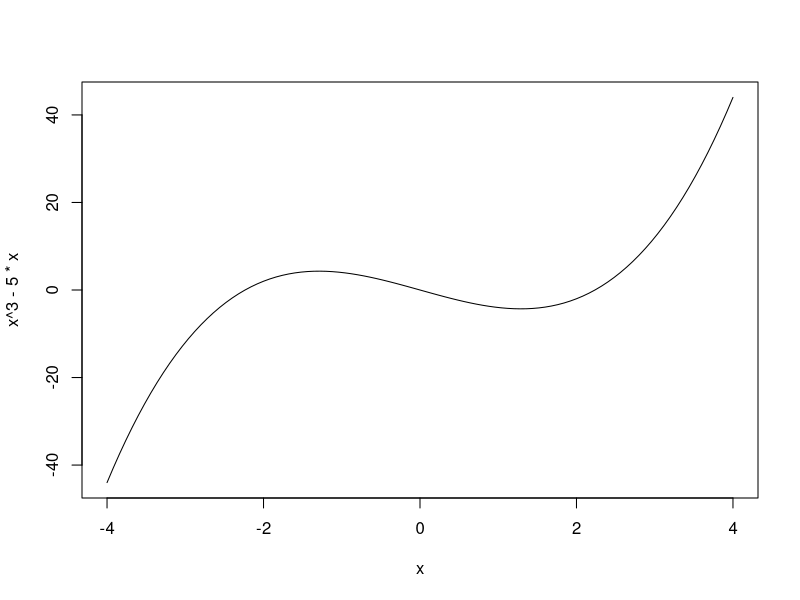
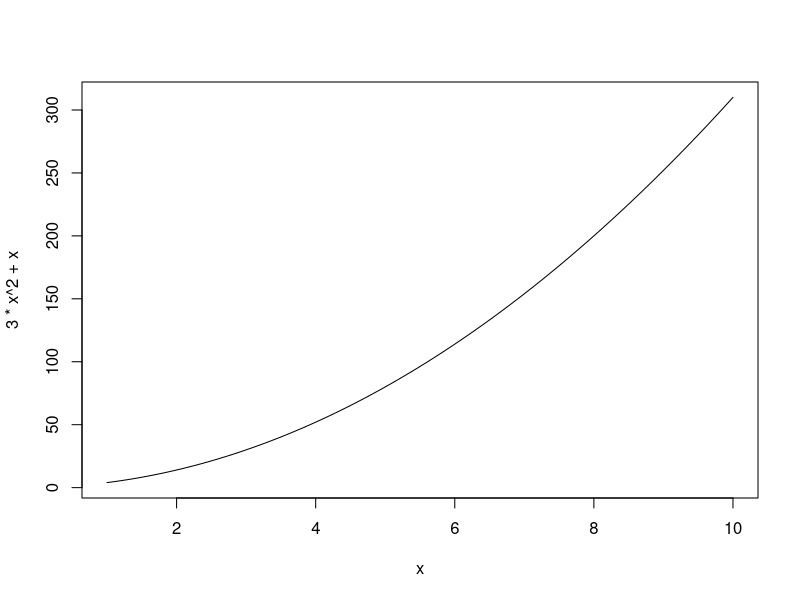
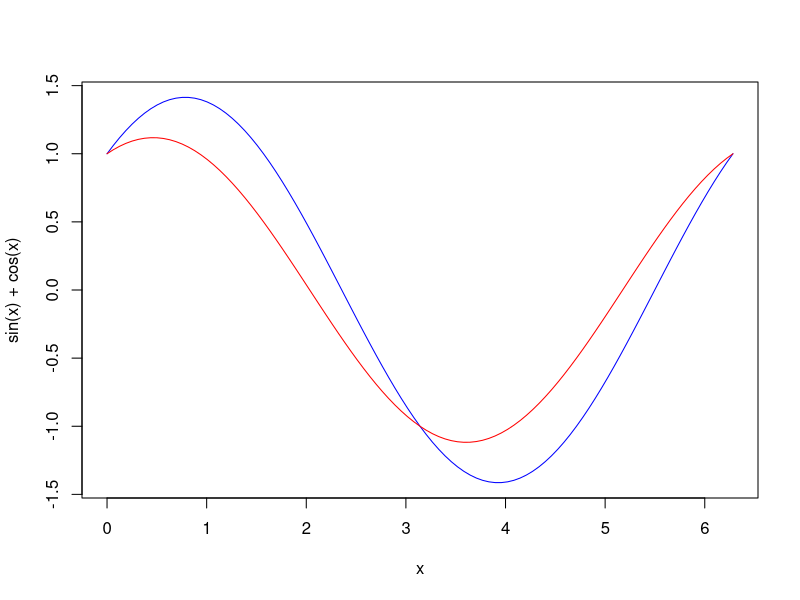
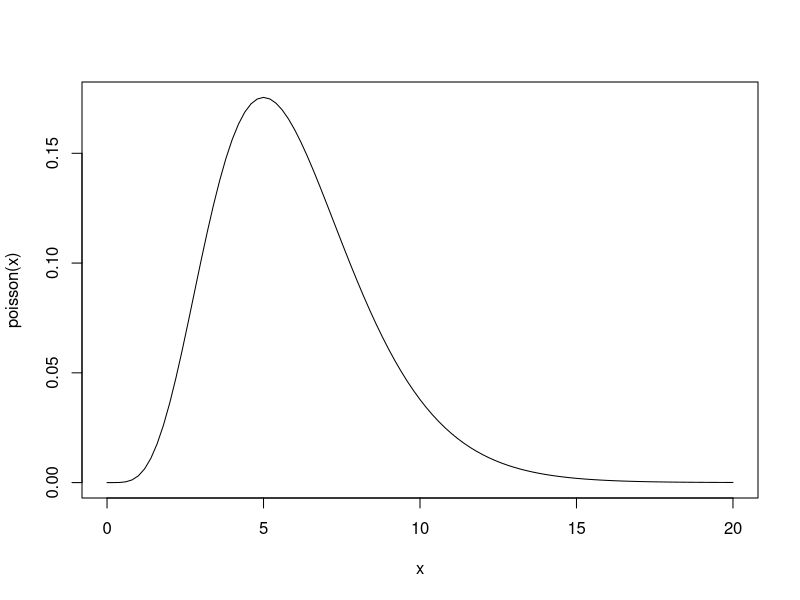
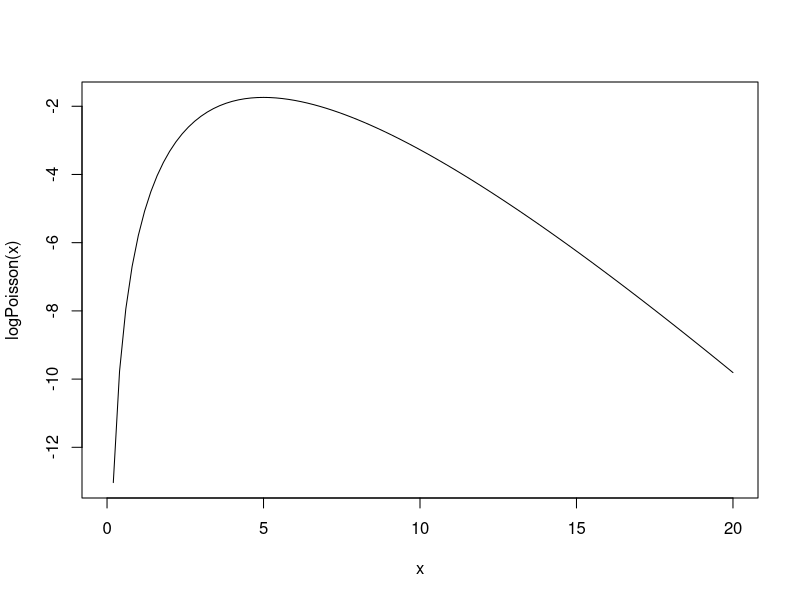
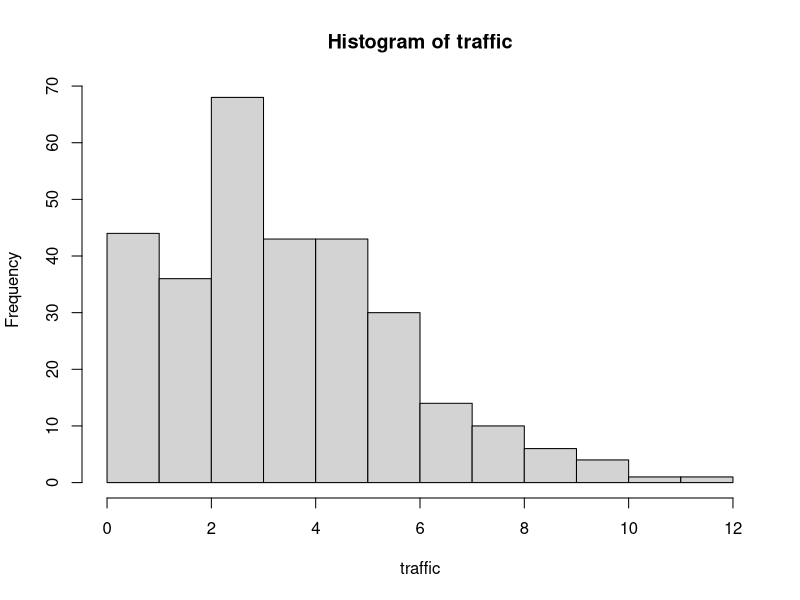
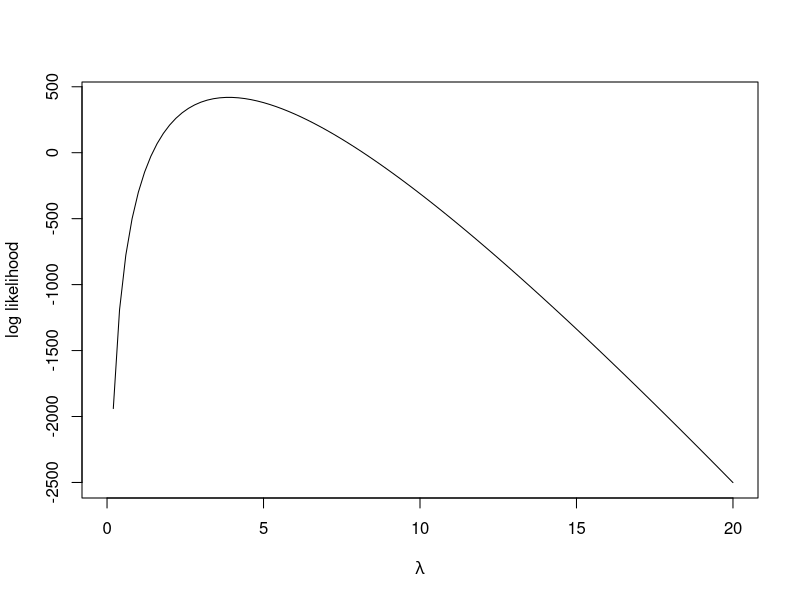

The R script that drew these images, in order: (Note: this script raises an error after producing the figures.)
#
# PRACTICAL 1-2: 1-3: Likelihood Inference
# ---------------------------------
#
#
# We have seen in lectures that the MLEs for the parameters of several common 
# distributions can be found in closed form. However, in general, the problem is 
# not guaranteed to be so easy with a simple closed-form result. Therefore, in 
# these situations, we will have to find and maximise the likelihood numerically.


#  *  You will need the following skills from previous practicals:
#     *   Basic R skills with arithmetic, functions, etc
#     *   Manipulating and creating vectors: `c`, `seq`,
#     *   Calculating data summaries: `mean`, `sum`, `length`
#     *   Drawing a histogram with `hist`, and adding simple lines to plots `abline`
#     *   Customising plots using `col`our
#  *  New R techniques:
#     *   Drawing a plot of a simple function using `curve`
#     *   Optimising a function with `optim`
#     *   Extracting named elements of a list using the `$` operator



#
#
# 1. The Poisson Likelihood
# ==================================================================================
#
# Our likelihood calculations begin with writing down the likelihood function of our
# data. For a single observation $X=x$ from a Poisson distribution, the likelihood is
# the the probability of observing $X=x$ written as a function of the parameter lambda:
# 
# l(lambda) = P[X=x | lambda] = (e^{-lambda} lambda^x)/(x!).
# 
# To begin with, suppose we observe a count of X=5.


#
# Exercise:
# ~~~~~~~~~~~~~
# * Write a simple function called `poisson` that takes arguments `lambda` 
#    which evaluates the Poisson probability P[X=5 | lambda].
#   Hint: You will need the `exp` and `factorial` functions.
# * Evaluate the Poisson probability for X=5 when lambda=7 - you should get a 
#   value of 0.1277167.



'poisson' <- function(lambda){
  p <- exp(-lambda)*lambda^5/factorial(5)
  return(p)
}
poisson(7)




# What we have just created is the likelihood function, l(lambda), for the Poisson
# parameter lambda given a single observation of X=5.
# 
# Before we consider a larger data problem, let's briefly explore this simplest case
# of a Poisson likelihood. Let's begin with a plot of the likelihood function itself.


# ^^^^^^^^^^^^^^^^^^^^^^^^^^^^^^^^^^^^^^^^^^^^^^^^^^^^^^^^^^^^^^^^^^^^^^^^^^^^^^^^^^^^^^^^^^^^^^^
# ^ TECHNIQUE: 
# ^ 
# ^ **Using `curve` to plot a funtion**
# ^ 
# ^ Given an expression for a function f(x), we can plot the values of f for various 
# ^ values of x in a given range. This can be accomplished using an R function called
# ^ `curve`. The main syntax for `curve` is as follows:
# ^ 
# ^ curve(expr, from = NULL, to = NULL, add = FALSE,...)
# ^ 
# ^ The arguments are:
# ^ * expr: an expression or function in a variable x which evaluates to the function
# ^          to be drawn. Examples include `sin(x)` or `x+3*x^2`
# ^  * from, `to`: specifies the range of `x` for which the function will be plotted
# ^  * add: if `TRUE` the graph will be added to an existing plot; if `FALSE` a new 
# ^         plot will be created
# ^  * ...: any of the standard plot customisation arguments can be given here 
# ^         (e.g. `col` for colour, `lty` for line type, `lwd` for line width)
# ^ 
# ^^^^^^^^^^^^^^^^^^^^^^^^^^^^^^^^^^^^^^^^^^^^^^^^^^^^^^^^^^^^^^^^^^^^^^^^^^^^^^^^^^^^^^^^^^^^^^^
        

# For example, the following code when evaluated produces the plot below:
# 
  curve(x^3 - 5*x, from = -4, to = 4)



#
# Exercise:
# ~~~~~~~~~~~~~
# * Try out using `curve` to draw a quick plot of the following functions:
#   * f(x)=3x^2+x over [0,10]
#   * f(x)=sin(x)+cos(x)$ over [0,2pi] as a blue curve. 
#      Note: R defines `pi` as the constant pi
#   * Use the `add=TRUE` option to superimpose g(x)=0.5sin(x)+cos(x) as a red 
#      curve over [0,2pi] on the previous plot.
# * Now, use `curve`  and your `poisson` function to draw a plot of your Poisson
#      likelihood for lambda in [0.1, 20].
# * By eye, what is the value lambdahat of lambda which maximises the 
#      likelihood?


curve(  3*x^2 + x, from=1, to=10)
curve(sin(x)+cos(x), from=0, to=2*pi, col='blue')
curve(0.5*sin(x)+cos(x), from=0, to=2*pi, add=TRUE, col='red')

curve(poisson(x), from=0, to=20)




# Typically, we usually work with the log-likelihood L(lambda)=log l(lambda),
# rather than the likelihood itself. This can often make the mathematical
# maximisation simpler, the numerical computations more stable, and it is also
# intrinsically connected to the idea of *information* and variance (which we will
# consider later).


#
# Exercise:
# ~~~~~~~~~~~~~
#
# * Modify your `poisson` function to compute the logarithm of the Poisson 
#   probability, and call this new function `logPoisson`. You will need to use the
#   `log` function.
# * Re-draw the plot to show the log-likelihood against lambda. Do you find the same
#   maximum value lambdahat?

  
'logPoisson' <- function(lambda){
  ## lazy way
  #p <- log(exp(-lambda)*lambda^5/factorial(5))
  ## lazier way
  #p <- log(poisson(lambda))
  ## smarter way
  p <- -lambda+5*log(lambda)-log(factorial(5))
  return(p)
}
curve(logPoisson(x), from=0, to=20)




#
#
# 2.  Likelihood methods for real data
# ==================================================================================
#
# 
# The Poisson distribution has been used by traffic engineers as a model for light 
# traffic. This assumption is based on the rationale that if the rate is approximately
# constant and the traffic is light (so the individual cars move independently of 
# each other), then the distribution of counts of cars in a given time interval or 
# space area should be nearly Poisson (Gerlough and Schuhl 1955).
# 
# The following table shows the number of right turns during three hundred 3-minute
# intervals at a specific junction.


traffic <- rep(0:12, c(14,30,36,68,43,43,30,14,10,6,4,1,1))

# Note that we interpret these data as 14 observations of the value 0, 
# 30 observations of the value 1, and so forth.


#
# Exercise:
# ~~~~~~~~~~~~~
#
# * Evaluate the piece of code above to create the vector `traffic` corresponding to the above data set.
# * Plot a `hist`ogram of the data. Does an assumption of a Poisson distribution appear reasonable?




hist(traffic)
## we would expect a skewed distribution with a long tail to the right
## mostly, this looks okay, though perhaps a few more observations at zero than we might expect




# If we suppose a Poisson distribution might be a good choice of distribution for
# this dataset, we still need to find out _which_ particular Poisson distribution 
# is best by estimating the parameter lambda.
# 
# Let's begin by constructing the likelihood and log-likelihood functions for this
# data set of 300 observations. Assuming that the observations x_1, ..., x_300 
# can be treated as 300 i.i.d. values from Po(lambda), the log-likelihood 
# function for the entire sample is:
# 
# L(lambda) = -nlambda +(sum_{i=1}^n x_i ) log lambda ,
# 
# up to an additive constant from the factorial terms (which we know we can ignore 
# for the purposes of these calculations).

#
# Exercise:
# ~~~~~~~~~~~~~
#
#  * Write a new functions `logLike` with a single parameter `lambda`, which 
# evaluates the log-likelihood expression above for the `traffic` data and 
# the supplied values of `lambda`.
# _Hint_: Use `length` and `sum` to compute the summary statistics.
#  * Evaluate the data log-likelihood for all lambda in `lambdavals` and plot the 
#  log-likelihood against lambda. Without further calculations, use the plot to 
#  have a guess at the maximum likelihood estimate lambdahat -- 
#  we'll check this later!


'logLike' <- function(lambda){
  n <- length(traffic)
  s <- sum(traffic)
  ll <- -n*lambda + s*log(lambda)
  return(ll)
}

curve(logLike(x), from=0,to=20, xlab=expression(lambda),ylab='log likelihood')






#
# 2.1 Maximising the likelihood
# ----------------------------------------------------------------------------------
# 
# 
# The maximum likelihood estimate (MLE) lambdahat for the lambda parameter of the
# Poisson distribution is the value of lambda which maximises the likelihood
# 
# lambdahat = argmax_lambda l(lambda)= argmax_lambda L(lambda).
# 
# Therefore to find the MLE, we must maximise l or L. We know we can do this 
# analytically for certain common distributions, but in general we'll have to 
# optimise the function numerically instead. For such problems, `R` provides 
# various functions to perform a numerical optimisation of a give function 
# (even one we have defined ourself). The function we will focus on is `optim`:
#   


# ^^^^^^^^^^^^^^^^^^^^^^^^^^^^^^^^^^^^^^^^^^^^^^^^^^^^^^^^^^^^^^^^^^^^^^^^^^^^^^^^^^^^^^^^^^^^^^^
# ^ TECHNIQUE: 
# ^ 
# ^ 
# ^ `R` offers several optimisation functions, however the one we shall be using 
# ^ today is `optim` which is one of the most general optimisation functions. 
# ^ This generality comes at the price of having a lot of optional parameters that
# ^ need to be specified.
# ^ 
# ^ For our purposes, we're doing a 1-dimensional optimisation of a given function 
# ^ named `logLike`. So the syntax we will use to _maximise_ we call optim  as follows
# ^ 

optim(start, logLike, lower=lwr, upper=upr, method='Brent', control=list(fnscale=-1))

# ^ 
# ^ The arguments are:
# ^    * `start` : an initial value for lambda at which to start the optimisation.
# ^                *Replace this with a sensible value.*
# ^    * `logLike` : this is the function we're optimising. In general, we can 
# ^               replace this with any other function.
# ^ * `lower=lwr, upper=upr` : lower and upper bounds to our search for lambdahat.
# ^               *Replace `lwr` and `upr`  with appropriate numerical values*;
# ^               an obvious choice for this problem is the min and max of our data.
# ^ * `method='Brent'` : this selects an appropriate optimisation algorithm for a 1-D 
# ^               optimisation between specified bounds. Other options are available
# ^               for other classes of optimisation problem.
# ^ * `control=list(fnscale=-1)` : this looks rather strange, but is simply telling
# ^               `optim` to *max*imise the given function, rather than *min*imise
# ^               which is the default (it's instructing R to scale the function
# ^               by a factor of $-1$ and minimise the result).
# ^ 
# ^ `optim` returns a number of values in the form of a list. The relevant components are:
# ^ 
# ^    * `par` : the optimal value of the parameter
# ^    * `value` : the optimum of the function being optimised.
# ^    * `convergence`: if `0` this indicates that the optimisation has completed successfully.
# ^ 
# ^^^^^^^^^^^^^^^^^^^^^^^^^^^^^^^^^^^^^^^^^^^^^^^^^^^^^^^^^^^^^^^^^^^^^^^^^^^^^^^^^^^^^^^^^^^^^^^


#
# Exercise:
# ~~~~~~~~~~~~~
#
#   * Use `optim` to maximise the `logLike` function. You should choose an 
#     appropriate initial value for lambda, as well as sensible `upper` and 
#     `lower` bounds.
#   * What value of lambdahat do you obtain? How does this compare to 
#     your guess at the MLE?
#   * We know from lectures that the lambdahat = Xbar -- evaluate the 
#     sample mean of the `traffic` data. Does this agree with your results from
#     directly maximising the log-likelihood?


ret <- optim(1, logLike, lower=0, upper=12, method='Brent', control=list(fnscale=-1))
ret$par
mean(traffic)
# perfect agreement


# You should see output something like this:

## $par
## [1] 3.893333
## 
## $value
## [1] 419.6223
## 
## $counts
## function gradient 
##       NA       NA 
## 
## $convergence
## [1] 0
## 
## $message
## NULL



# ^^^^^^^^^^^^^^^^^^^^^^^^^^^^^^^^^^^^^^^^^^^^^^^^^^^^^^^^^^^^^^^^^^^^^^^^^^^^^^^^^^^^^^^^^^^^^^^
# ^ TECHNIQUE: 
# ^ 
# ^ 
# ^ The output of `optim` is in the form of a `list`. Unlike vectors, `list`s can 
# ^ combine many different variables together (numbers, strings, matrices, etc) and
# ^ each element of a list can be given a name to make it easier to access.
# ^ 
# ^ For example, we can create our own lists using the `list` function:
# ^ 
# ^  test <- list(Name='Donald', IQ=-10, Vegetable='Potato')`
# ^ 
# ^ Once created, we can access the named elements of the list using the `$` operator.
# ^ For example,
# ^ 
# ^  test$IQ
# ^ 
# ^ will return the value saved to `IQ` in the list, i.e. `-10`. RStudio will show 
# ^ auto-complete suggestions for the elements of the list after you press `$`, which
# ^ can help make life easier.
# ^
# ^^^^^^^^^^^^^^^^^^^^^^^^^^^^^^^^^^^^^^^^^^^^^^^^^^^^^^^^^^^^^^^^^^^^^^^^^^^^^^^^^^^^^^^^^^^^^^^

# 
# We can use this `$` operator to extract the MLE value from `optim` by first 
# saving the results to a variable, called `results` say, and then extracting the
# list element named `par`, which corresponds to the maximising value of lambda.


#
# Exercise:
# ~~~~~~~~~~~~~
#
# * Extract the optimal value of lambda from the output of `optim` and save it 
# to a new variable called `mle`.
# * Re-draw your plot of the log-likelihood function, and use `abline` to:
#     * Add a red solid vertical line at lambda=lambdahat.
#     _Hint:_ pass the `col='red'` argument to your plotting function.
#     * Add a blue dashed vertical line at lambda=xbar.
# * Do the results agree with each other, and with your guess at lambdahat?
#



mle <- ret$par
plot(x=lambdavals, y=ll,ty='l')
abline(v=mle,col='red')
abline(v=mean(traffic), col='blue', lty=2)



# Let's return to the original distribution of the data. The results of our 
# log-likelihood analysis suggest that a Poisson distribution with parameter 
# lambdahat is the best choice of Poisson distributions for this data set.

 

#
# Exercise:
# ~~~~~~~~~~~~~
#
# * Re-draw the `hist`ogram of the `traffic` data.
# * Modify your `poisson` function to evaluate the Poisson probability
#    P[X=x] when X ~ Po(lambdahat). Save the function as `poissonProb`.
# * The expected number of Poisson counts under this Po(lambdahat)
#   distribution will be 300P[X=x], for x=0,...,16. Use the 
#   `curve` function to `add` draw this function over your histogram in red.
#   (We will ignore the fact that $X$ should be discrete for the time-being.)
# * Does this look like a good fit to the data?

 hist(traffic)
 xs <- 0:16
 "poissProb" <- function(x) { 
   return( exp(-mle)*mle^x/factorial(x) )
 }
 curve(300*poissProb(x),from=0,to=16,col='red',lwd=2,add=TRUE)
 ## seems generally okay, though counts are high at zero as noted earlier.

 
# We will return to the question of fitting distributions to data and the 
# "goodness of fit" later next term.

 
#
# 2.2 Information and inference
# ----------------------------------------------------------------------------------
# 
# For an iid sample X_1,...,X_n from a sufficiently nicely-behaved ("regular") density 
# function f(x_i | theta) with unknown parameter theta, the sampling distribution 
# of the MLE thetahat is such that
# 
# thetahat ~~> N(theta, 1/(I_n(theta)) ),
# 
# as n -> infinity. For large samples, we can also replace the expected Fisher 
# information in the variance with the observed information, I(thetahat) = -L''(thetahat)
# instead, Whilst we may be used to finding Normal distributions in unusual places,
# this result is noteworthy as we never assumed any particular distribution of our
# data here. This result therefore provides us with a general method for making 
# inferences about parameters of distributions and their MLEs for problems involving
# large samples!
#  
# In particular, we can apply this to our Poisson data problem above to construct a
# large-sample approximate 100(1-alpha)% confidence interval for lambda in the form:
# 
#    lambdahat +/- z*{alpha/2} 1/(sqrt[-L''(lambdahat)]),
# 
# where z*{alpha/2} is the alpha/2 critical value of a standard Normal distribution
# and we have estimated the expected Fisher information I_n(theta) by the observed
# information I(lambdahat}) = -L''(lambdahat).

#
# Exercise:
# ~~~~~~~~~~~~~
#
#  * We can request that `R` computes the second derivative at the maximum, 
#    L''(lambdahat), as part of the maximisation process. To do this, re-run your
#    optimisation, but add the additional argument `hessian=TRUE`.

 
 ret <- optim(1, logLike, method='Brent', lower=0, upper=100, control=list(fnscale=-1), hessian=TRUE)
 
 
 
 
 
 
#
# You should now obtain R output that looks like this:
#
## $par
## [1] 3.893333
## 
## $value
## [1] 419.6223
## 
## $counts
## function gradient 
##       NA       NA 
## 
## $convergence
## [1] 0
## 
## $message
## NULL
## 
## $hessian
##           [,1]
## [1,] -77.05481
 
 
#
# Exercise:
# ~~~~~~~~~~~~~
#
# * The output from `optim` will now contain an additional element named `hessian`.
#   Extract this element, multiply by -1, and save it as `obsInfo`.
# * To get the variance of lambdahat we need to invert the information matrix. We
#   can achieve this using R's `solve` function. Try this now on `obsInfo`. Save 
#   this to `varMLE`.
# * As `obsInfo` is just a scalar (or a $1\times1$ matrix), the invers of the matrix
#   is the same as the reciprocal $\frac{1}{I(\widehat{\lambda})}$ - check this now!
# * Finally, `varMLE` will be in the form of a $1\times 1$ matrix rather than a 
#   scalar (as the Hessian matrix is a matrix of the second order partial derivatives).
#   To extract the value from within the matrix, run the following code
#
# varMLE <- varMLE[1,1]

 

obsInfo <- -1*ret$hessian
varMLE <- solve(obsInfo)
varMLE <- varMLE[1,1]



#
# Exercise:
# ~~~~~~~~~~~~~
#
# * Use your standard Normal tables (or R's built-in function `qnorm`) to find the
#   critical z*{alpha/2} value for a 95% confidence interval. Save this as `zcrit`.
# * Combine `mle`, `zcrit`, and `varMLE` to evaluate an approximate 95% Wald 
#   confidence interval for lambda.
# * Return (and possibly re-draw) the plot of your log-likelihood function, with 
#   the MLE indicated as a vertical line. Add the limits of the confidence interval
#   to your plot as vertical green lines.
# * What does the confidence interval suggest about the reliability of your estimate.
# * Does the log-likelihood look reasonably quadratic near the MLE? Does this affect
#   your conclusions, and how would you investigate this further?


  
zstar <- qnorm(0.975)
upr <- mle + zstar * sqrt(1/obsInfo)
lwr <- mle - zstar * sqrt(1/obsInfo)
ci <- c(lwr,upr)
ci

curve(logLike, from=0.1, to=20)
abline(v=mle,col='red')
abline(v=ci, col='green')
## the interval actually looks quite tight, suggesting a low level of uncertainty.

## However, we do note that the overall curve does not look very quadratic. We should probably
##   look closer at the validity of the quadratic approximation near the MLE.
curve(logLike, from=3, to=5)
abline(v=mle,col='red')
abline(v=ci, col='green')
## actually, this looks a lot better. Things look well-behaved near the MLE





